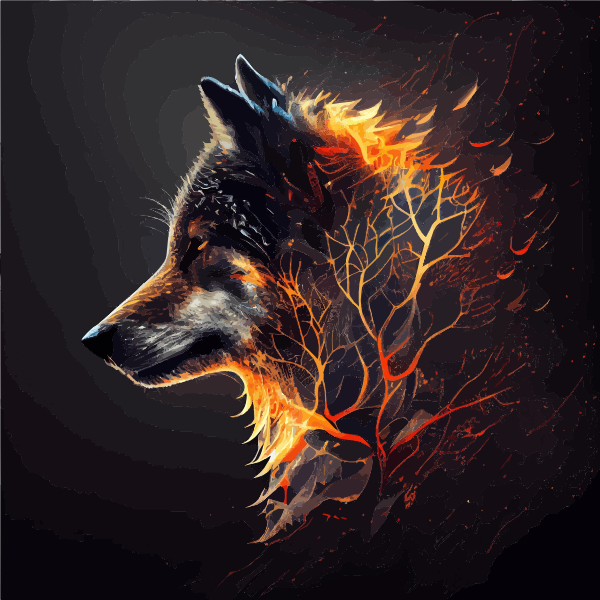
#> input picture CM/Exercice/Kmeans/loup.png, 600 x 600 px, found by its file name
$ python ImageKmeans.py
#> lines starting #> are read from the running program, lines starting #| are printed output that depends on the picture
from sklearn.cluster import KMeans
import matplotlib.pyplot as plt
import numpy as np
from PIL import Image
import os

def kmeans_segmentation(path, k_values, color=False, output_dir='./output_images'):
    # Lire l'image
#> called with color = False, output_dir = './output_images'
    if color:
        img = Image.open(path)
        img_np = np.array(img)
        pixels = img_np.reshape(-1, 1)
        type='RGB'
    else:
        img = Image.open(path).convert('L')
        img_np = np.array(img)
        pixels = img_np.reshape(-1, 1)
        type='grayscale'
    name = os.path.basename(path)

    # Afficher l'histogramme de l'image
    #histograme(img_np)

    # Appliquer KMeans avec différentes valeurs de k
    for k in k_values:
        kmeans = KMeans(n_clusters=k)
        kmeans.fit(pixels)

        # Remplacer chaque pixel par le centre de son cluster
        segmented_img = kmeans.cluster_centers_[kmeans.labels_]
        segmented_img = segmented_img.reshape(img_np.shape)

        # Normaliser l'image segmentée pour qu'elle soit dans l'intervalle [0, 1]
        segmented_img = (segmented_img - segmented_img.min()) / (segmented_img.max() - segmented_img.min())
        #histograme(segmented_img)

        # Afficher l'image segmentée
        plt.figure()
        plt.imshow(segmented_img, cmap='gray' if not color else None)

        # Enregistrer l'image segmentée
        if not os.path.exists(output_dir):
            os.makedirs(output_dir)
        plt.imsave(os.path.join(output_dir, f'{name}_segmented_k{k}_{type}.jpeg'), segmented_img, cmap='gray' if not color else None)
#> this loop made 5 passes
#> pass 1, in kmeans_segmentation, `plt.imsave(os.path.join(output_dir, f'{name}_segmented_k{k}_{type}.jpe..`:
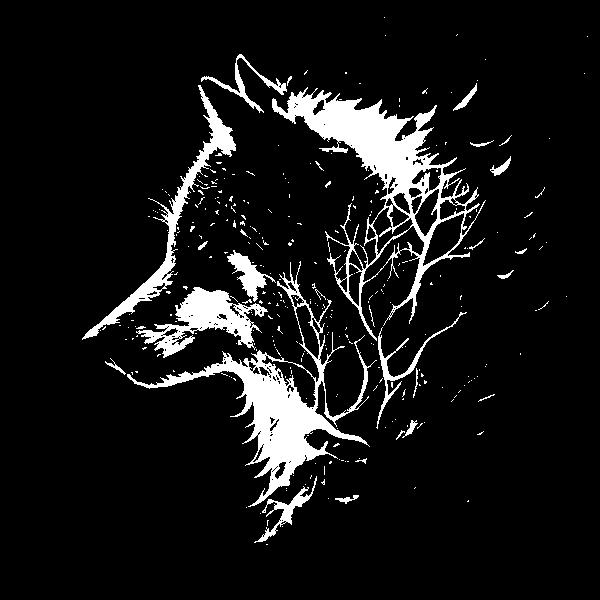
#> saved as loup.png_segmented_k2_grayscale.jpeg: shape (600, 600, 3); min 0, max 255, mean 22.7
#> after the loop:
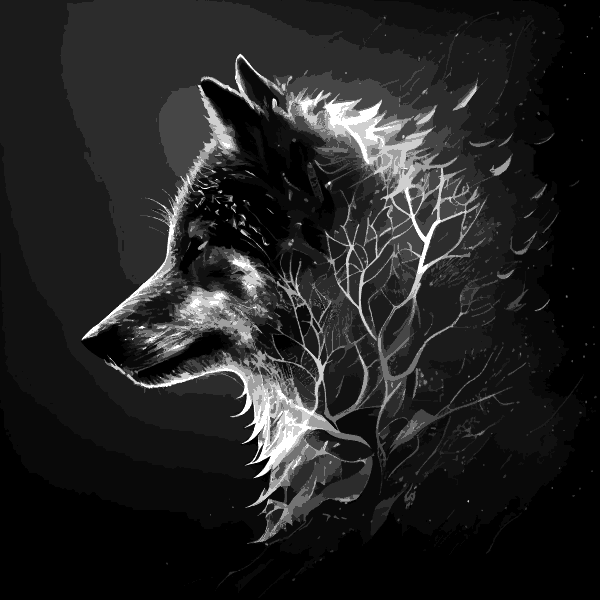
#> segmented_img: shape (600, 600) float64; min 0, max 1, mean 0.14
    plt.show()
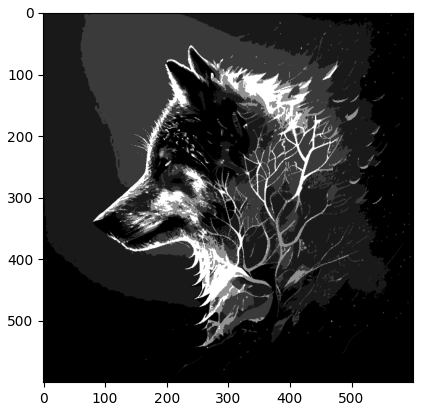
#> figure drawn by matplotlib, 1 panel

# Utilisation de la fonction
PATH = 'C:\\Users\\Nathan\\Documents\\Projet\\Reconnaissance-de-formes-et-apprentissage-machine\\CM\\Exercice\\Kmeans\\loup.png'
PATH = "C:\\Users\\Nathan\\Documents\\Projet\\Reconnaissance de formes et apprentissage machine\\CM\\Exercice\\Kmeans\\loup.png"
k_values = [2, 3, 4, 5, 10]

kmeans_segmentation(PATH, k_values, color=False)
kmeans_segmentation(PATH, k_values, color=True)
#> call 2 of kmeans_segmentation, with color = True, output_dir = './output_images'
#> in kmeans_segmentation, img is the input picture: PIL image 600x600 RGBA; mean R, G, B, A 47.4, 34.3, 34.4, 253.2
#> the loop in kmeans_segmentation (call 2), `for k in k_values:` made 5 passes
#> pass 1, in kmeans_segmentation (call 2), `segmented_img = segmented_img.reshape(img_np.shape)`:
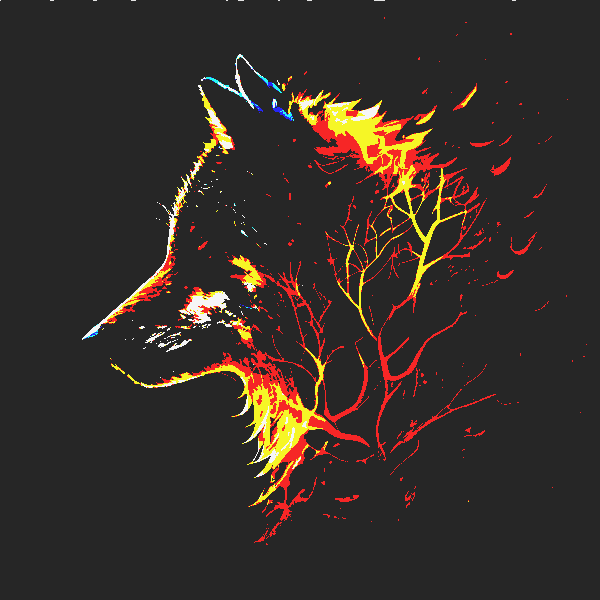
#> segmented_img: shape (600, 600, 4) float64; mean R, G, B, A 48.4, 39.8, 34.2, 247; transparent parts drawn white
#> pass 1, in kmeans_segmentation (call 2), `plt.imsave(os.path.join(output_dir, f'{name}_segmented_k{k}_{type}.jpe..`:
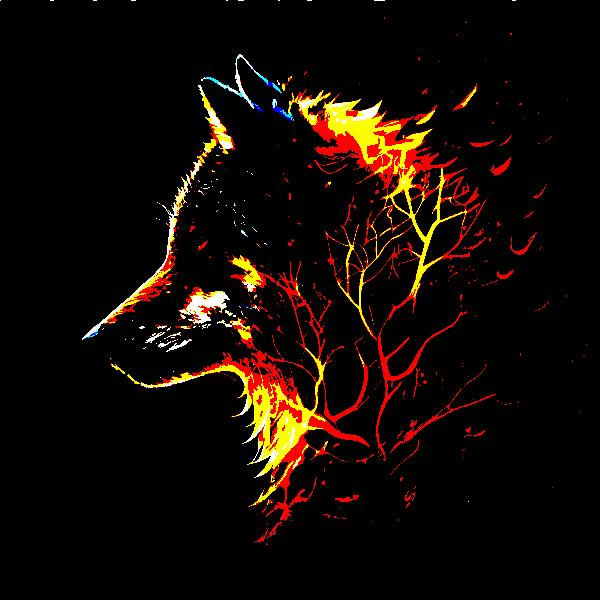
#> saved as loup.png_segmented_k2_RGB.jpeg: shape (600, 600, 3); mean R, G, B 19.8, 10.6, 5.3
#> in kmeans_segmentation (call 2), `plt.show()`:
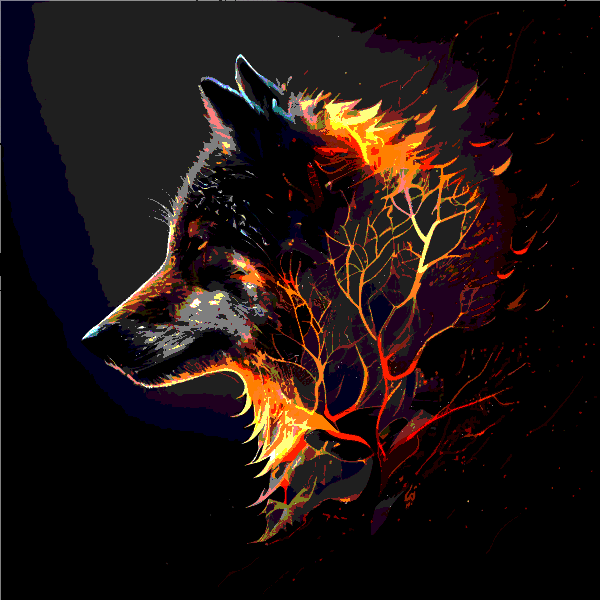
#> shown: shape (600, 600, 4) float64; mean R, G, B, A 0.12, 0.074, 0.0682, 0.998; transparent parts drawn white
#> in kmeans_segmentation (call 2), `plt.show()`:
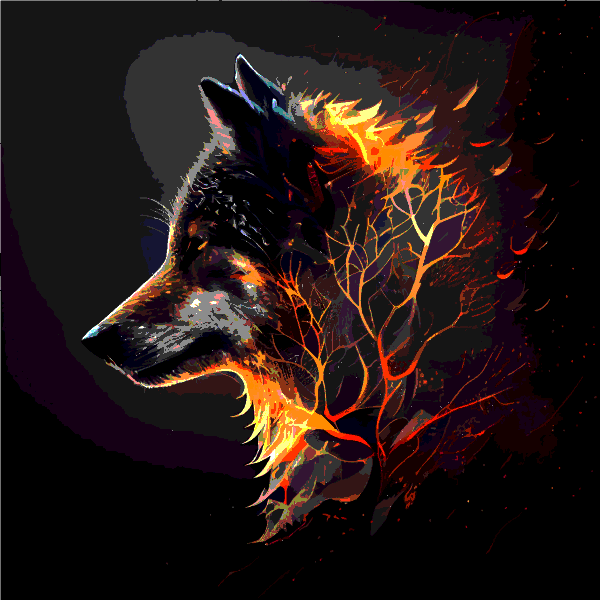
#> shown: shape (600, 600, 4) float64; mean R, G, B, A 0.139, 0.0865, 0.0785, 0.998; transparent parts drawn white

$ run again, with CM/Exercice/Kmeans/arbre.jpg saved as CM/Exercice/Kmeans/loup.png
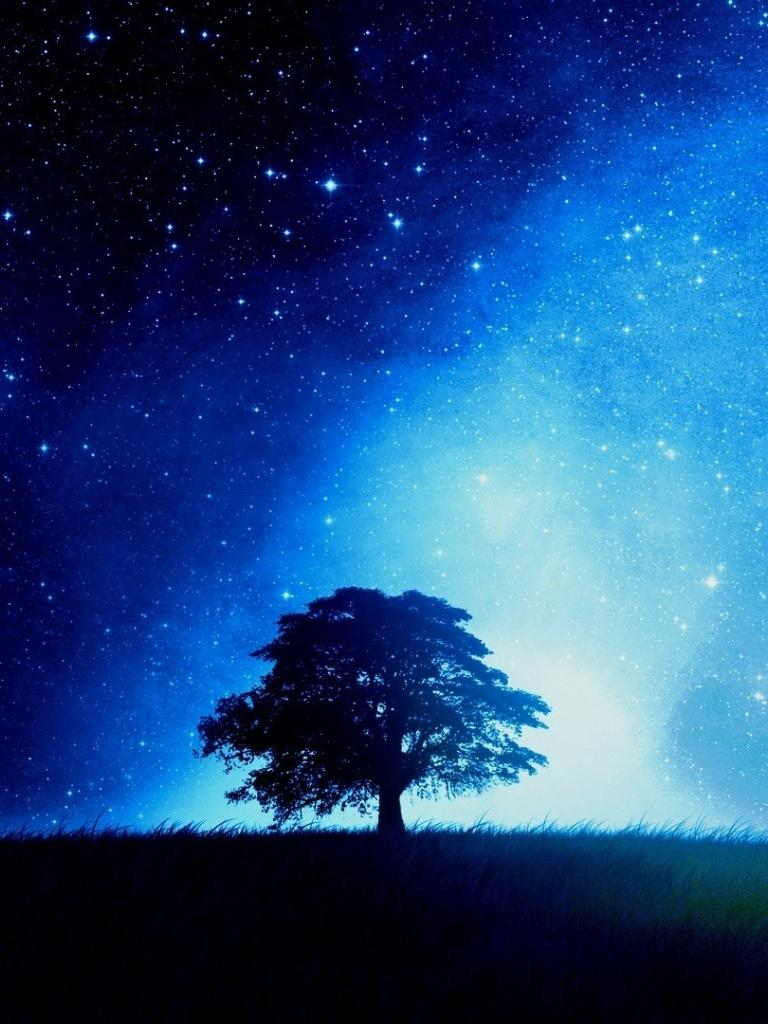
#> input picture CM/Exercice/Kmeans/arbre.jpg, 768 x 1024 px, found by its file name
#> after the loop in kmeans_segmentation, `for k in k_values:`:
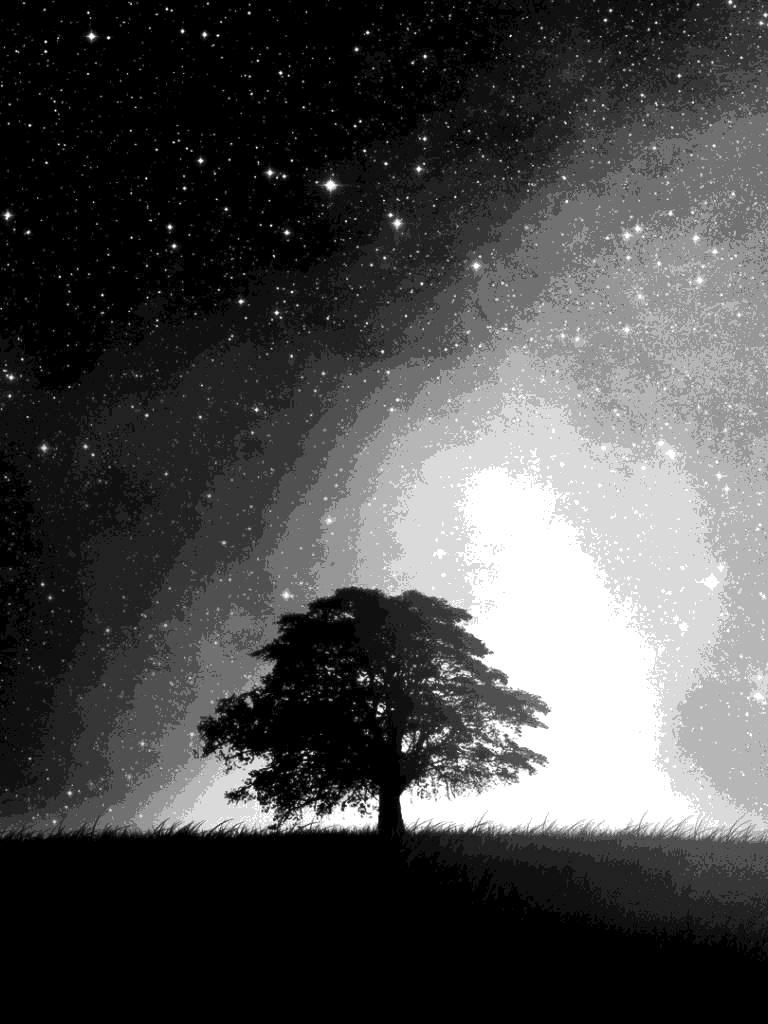
#> segmented_img: shape (1024, 768) float64; min 0, max 1, mean 0.297
#> in kmeans_segmentation, img is the input picture: PIL image 768x1024 RGB; mean R, G, B 30.1, 71.1, 122.8
#> in kmeans_segmentation (call 2), `plt.show()`:
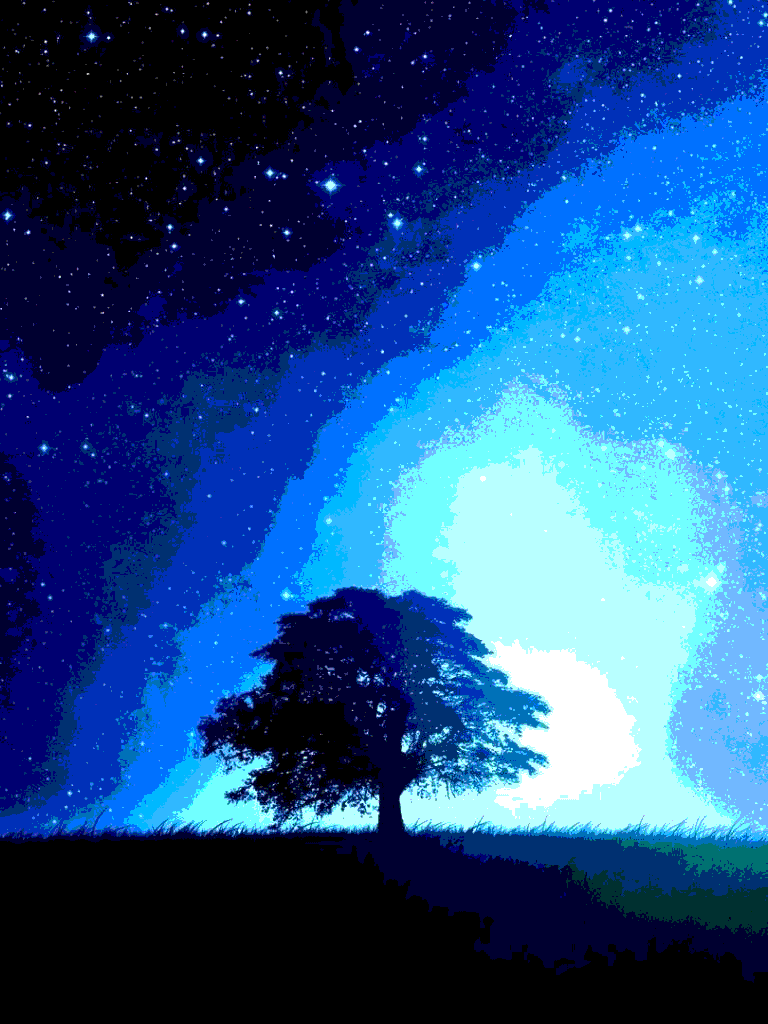
#> shown: shape (1024, 768, 3) float64; mean R, G, B 0.124, 0.308, 0.531

$ run again, with CM/Exercice/Kmeans/dog.jpeg saved as CM/Exercice/Kmeans/loup.png
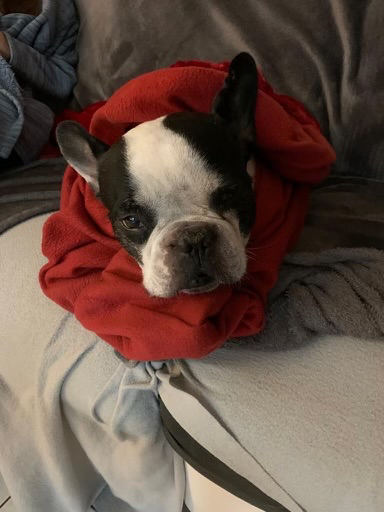
#> input picture CM/Exercice/Kmeans/dog.jpeg, 384 x 512 px, found by its file name
#> in kmeans_segmentation, img is the input picture: PIL image 384x512 RGB; mean R, G, B 101.8, 80.3, 70.3
#> after the loop in kmeans_segmentation (call 2), `for k in k_values:`:
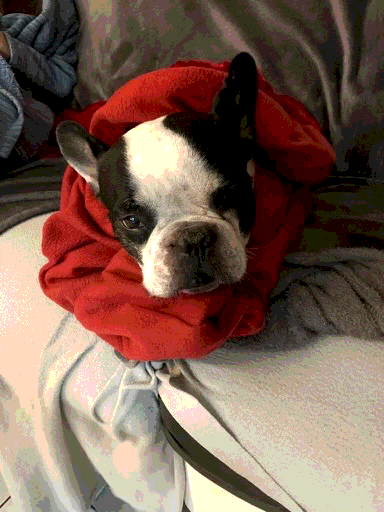
#> segmented_img: shape (512, 384, 3) float64; mean R, G, B 0.482, 0.373, 0.322
#> in kmeans_segmentation (call 2), `plt.show()`:
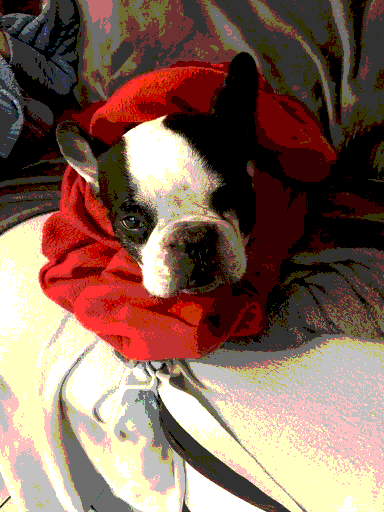
#> shown: shape (512, 384, 3) float64; mean R, G, B 0.522, 0.404, 0.35
